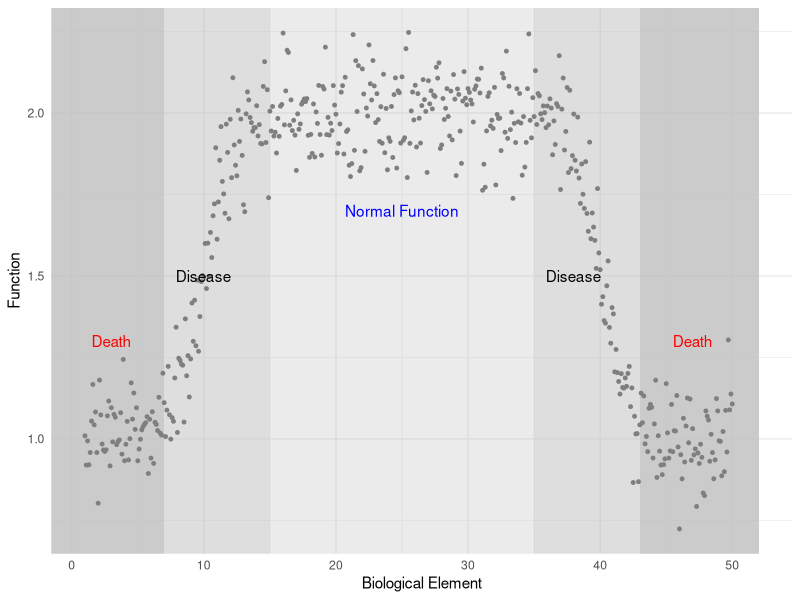
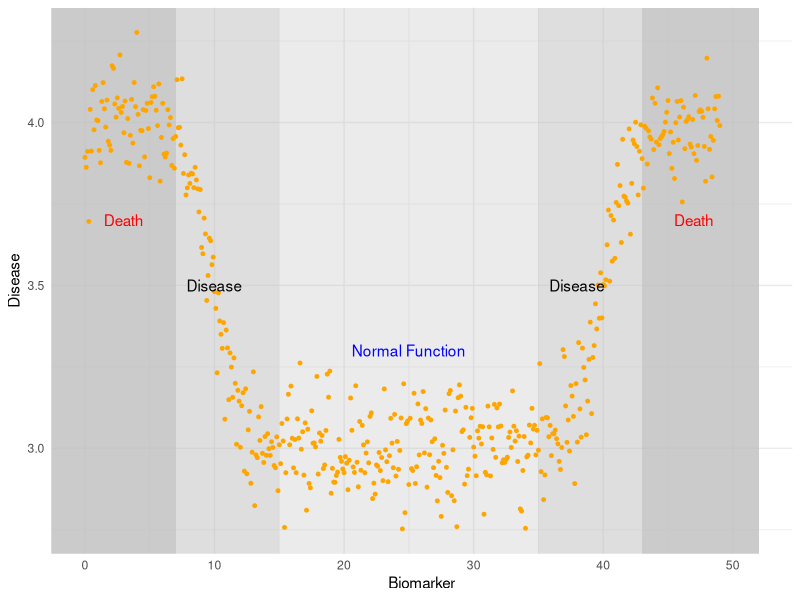
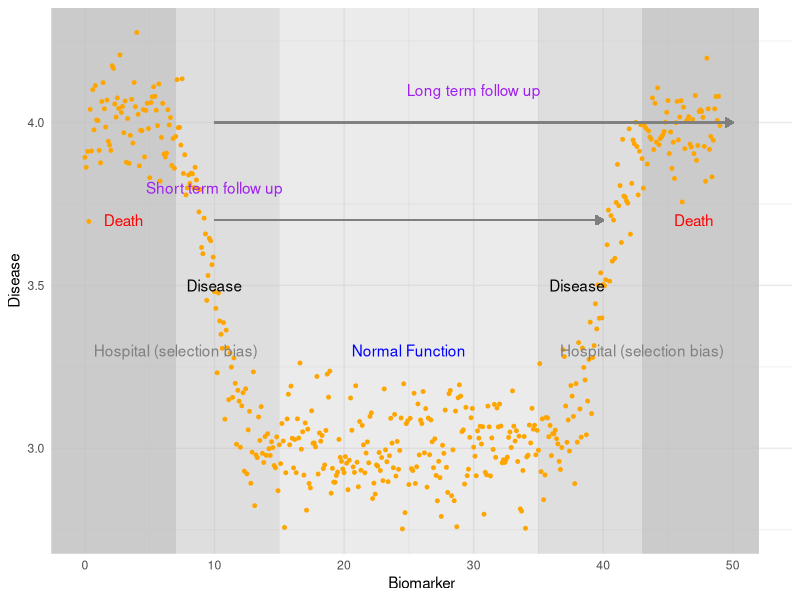
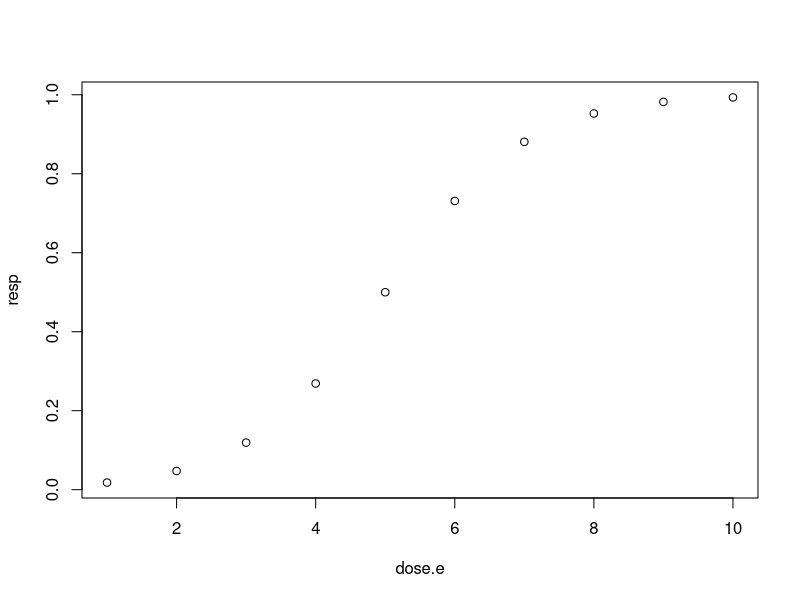
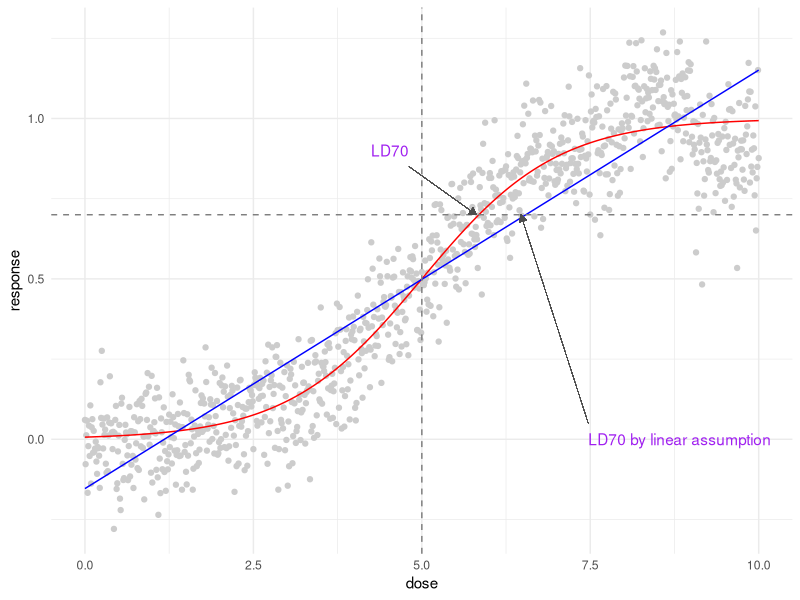
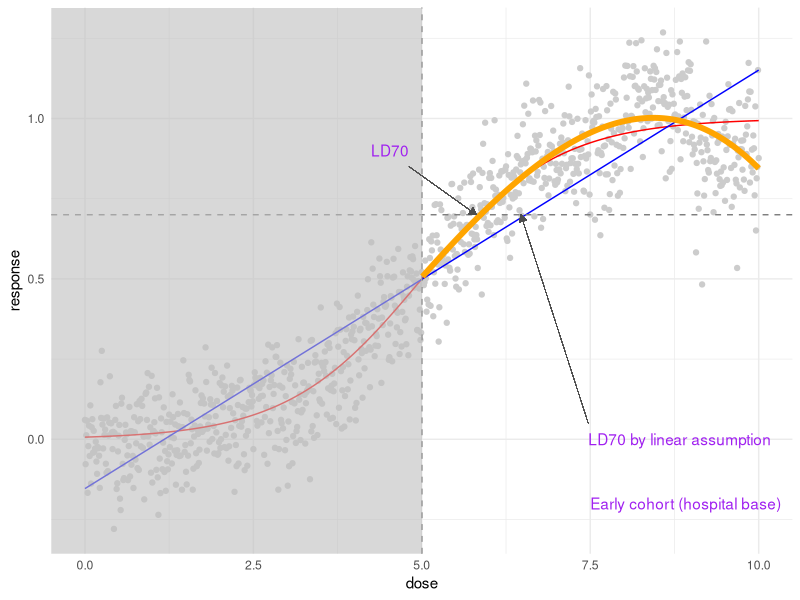
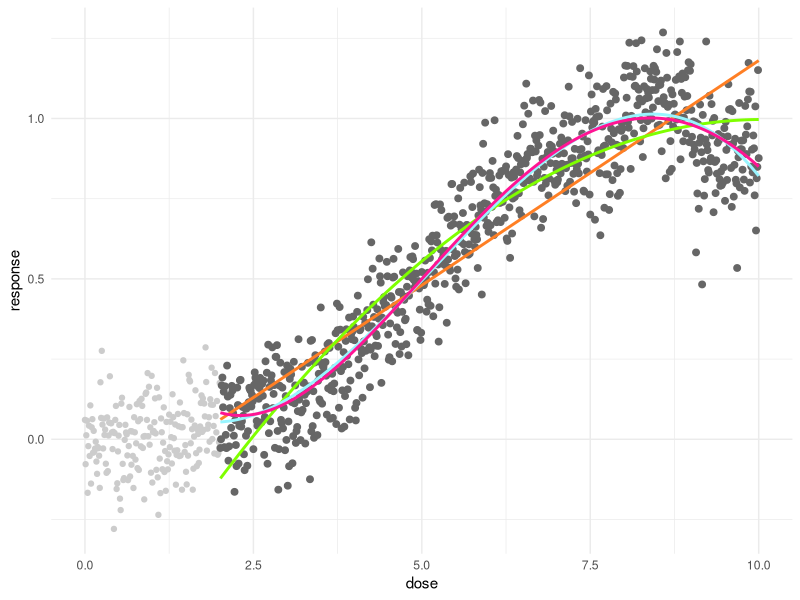
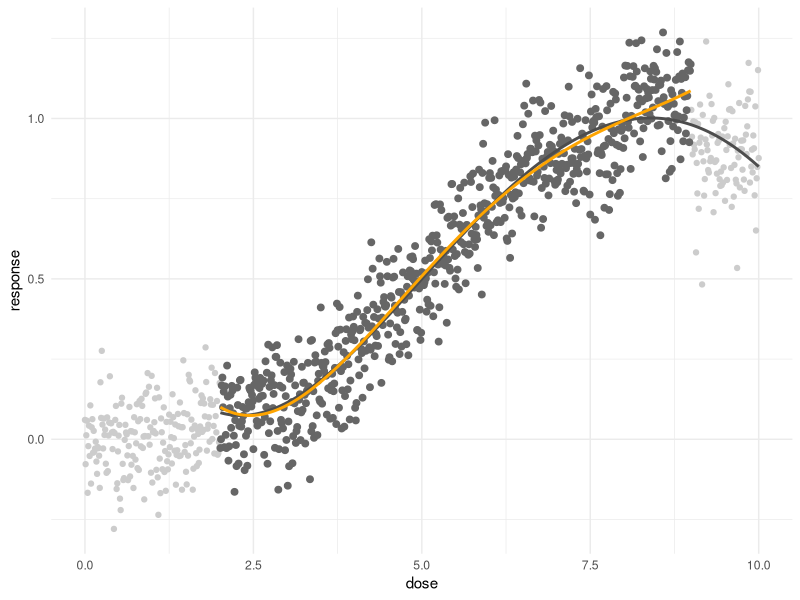

Here is the R script that generated these plots, in order:
## ---- chunk 1
knitr::opts_chunk$set(message = FALSE, warning = FALSE)
## ---- chunk 2
if(!require(tidyverse)) install.packages("tidyverse")
if(!require(ggplot2)) install.packages("ggplot2")
if(!require(knitr)) install.packages("knitr")
if(!require(kableExtra)) install.packages("kableExtra")

## ---- chunk 3
trace.e <- seq(1,50, by=0.1)
#normal range = 15~35
trace.e.h=function (x) {
  ifelse(x<20, 1/(1+exp(-x+10)),
         ifelse(x<30, rnorm(1, 1/(1+exp(-19)), 0.01), 
                1/(1+exp(-19))-1/(1+exp(40-x))
                )
        )
  }
hstatus<-trace.e.h(trace.e)+rnorm(length(trace.e), 1, 0.1)
basic = tibble(trace.e, hstatus)
## ---- chunk 4
basic %>%
  ggplot(aes(x= trace.e, y = hstatus)) +
  scale_x_continuous(name="Biological Element") +
  scale_y_continuous(name="Function") +
  theme_minimal()+
  geom_rect(data=basic[1,],aes(xmin=-Inf, xmax=7 , ymin=-Inf, ymax=Inf), fill= 'grey', alpha=0.8) +
  geom_rect(data=basic[1,],aes(xmin=7,    xmax=15, ymin=-Inf, ymax=Inf), fill= 'grey', alpha=0.5) +
  geom_rect(data=basic[1,],aes(xmin=15,   xmax=35, ymin=-Inf, ymax=Inf), fill= 'grey', alpha=0.3) +
  geom_rect(data=basic[1,],aes(xmin=35,   xmax=43, ymin=-Inf, ymax=Inf), fill= 'grey', alpha=0.5) +
  geom_rect(data=basic[1,],aes(xmin=43,   xmax=52, ymin=-Inf, ymax=Inf), fill= 'grey', alpha=0.8) +
  geom_point(size=1, color = 'grey50') +
  annotate(geom="text", x=c(3,47),  y=c(1.3, 1.3), label="Death",    color="red") +
  annotate(geom="text", x=c(10,38), y=c(1.5, 1.5), label="Disease",  color="black") +
  annotate(geom="text", x=25,       y=1.7,         label="Normal Function",color="blue") 

## ---- chunk 5
basic = basic %>% 
  mutate(disease = -1*hstatus+5, 
         exp.b   = -1*trace.e +50) 

fig1 = basic  %>%
  ggplot(aes(x= exp.b, y = disease))+
  theme_minimal()+
  scale_x_continuous(name="Biomarker") +
  scale_y_continuous(name="Disease") +
  geom_rect(data=basic[1,],aes(xmin=-Inf, xmax=7 , ymin=-Inf, ymax=Inf), fill= 'grey', alpha=0.8) +
  geom_rect(data=basic[1,],aes(xmin=7,    xmax=15, ymin=-Inf, ymax=Inf), fill= 'grey', alpha=0.5) +
  geom_rect(data=basic[1,],aes(xmin=15,   xmax=35, ymin=-Inf, ymax=Inf), fill= 'grey', alpha=0.3) +
  geom_rect(data=basic[1,],aes(xmin=35,   xmax=43, ymin=-Inf, ymax=Inf), fill= 'grey', alpha=0.5) +
  geom_rect(data=basic[1,],aes(xmin=43,   xmax=52, ymin=-Inf, ymax=Inf), fill= 'grey', alpha=0.8) +
  geom_point(size=1, color = 'orange') +
  annotate(geom="text", x=c(3,47),  y=c(3.7, 3.7), label="Death",    color="red") +
  annotate(geom="text", x=c(10,38), y=c(3.5, 3.5), label="Disease",  color="black") +
  annotate(geom="text", x=25,       y=3.3,         label="Normal Function",color="blue") 
fig1

## ---- chunk 6
fig1 +
  annotate(geom="text", x=c(7, 43),  y=c(3.3, 3.3), label="Hospital (selection bias)",  color="grey50") +
  annotate(geom="text", x=c(10),  y=c(3.8), label="Short term follow up",  color="purple") +
  geom_segment(aes(x=10, xend=40, y=3.7, yend=3.7), size = 0.5, color='grey50',
               arrow = arrow(length = unit(0.2, "cm"), type = "closed")) +
  annotate(geom="text", x=c(30),  y=c(4.1), label="Long term follow up",  color="purple") +
  geom_segment(aes(x=10, xend=50, y=4, yend=4), size = 0.5, color='grey50',
               arrow = arrow(length = unit(0.2, "cm"), type = "closed"))

## ---- chunk 7
sigmoid.f = function(x){
  1/(1+exp(5-x))
}

df = tibble(
dose.e = c(1:10),  
resp   = sigmoid.f(dose.e)
)
df %>% kbl() %>%
  kable_paper("hover", full_width = F)
plot(df)
## ---- chunk 8
set.seed(50)
x<-seq(0, 10, 0.01)
y<-sigmoid.f(x)+rnorm(length(x), mean=0, sd=0.1)
pb<-c(rnorm(500, 0, 0.001), rnorm(300, 0, 0.01), rnorm(100, 0.1, 0.05),rnorm(101, -0.1, 0.05))
resp = y + pb
ld70.sm = x[which( sigmoid.f(x) >0.69 & sigmoid.f(x) < 0.71)] %>% min(.)
ld70.sm
mod1<-glm(resp ~ poly(x, 1))
pred1<-predict(mod1)
ld70.lm = x[which(pred1 >0.69 & pred1 <0.71)] %>% min(.)
ld70.lm

df = tibble(dose = x, response= resp)
df %>%
  ggplot(aes(x=dose, y=response)) +
  geom_point(color = 'grey80') + theme_minimal()+
  geom_line(aes(y= sigmoid.f(dose)), color ='red') +
  geom_line(aes(y= predict(lm(response ~ poly(dose, 1)))), color ='blue') +
  geom_vline(xintercept =   5, linetype=2, color='grey50') +
  geom_hline(yintercept = 0.7, linetype=2, color='grey50') +
  annotate(geom="text", x=ld70.sm -1,  y=0.9, label="LD70",  
           color="purple", hjust=1) +
  geom_segment(aes(x=ld70.sm -1, xend=ld70.sm, y=0.85, yend=0.7), size = 0.1, color='grey30',
               arrow = arrow(length = unit(0.2, "cm"), type = "closed")) +
  annotate(geom="text", x=ld70.lm +1,  y=0.0, label="LD70 by linear assumption",  
           color="purple", hjust=0) +
  geom_segment(aes(x=ld70.lm +1, xend=ld70.lm, y=0.05, yend=0.7), size = 0.1, color='grey30',
               arrow = arrow(length = unit(0.2, "cm"), type = "closed"))
## ---- chunk 9
early_cohort = df %>% filter(dose > 5)

df %>%
  ggplot(aes(x=dose, y=response)) +
  geom_point(color = 'grey80') + theme_minimal()+
  geom_line(aes(y= sigmoid.f(dose)), color ='red') +
  geom_line(aes(y= predict(lm(response ~ dose))), color ='blue') +
  geom_vline(xintercept =   5, linetype=2, color='grey50') +
  geom_hline(yintercept = 0.7, linetype=2, color='grey50') +
  ## add 1 
  annotate(geom="text", x=c(7.5),  y=c(-0.2), 
           label="Early cohort (hospital base)",  color="purple", hjust=0) +
  geom_rect(data=df[1,],aes(xmin=-Inf,   xmax=5, ymin=-Inf, ymax=Inf), 
            fill= 'grey', alpha=0.6) +
  geom_line(data= early_cohort,
              aes(y= predict(lm(response ~ poly(dose,3)))), color ='orange', size = 2) +
   annotate(geom="text", x=ld70.sm -1,  y=0.9, label="LD70",  
           color="purple", hjust=1) +
  geom_segment(aes(x=ld70.sm -1, xend=ld70.sm, y=0.85, yend=0.7), size = 0.1, color='grey30',
               arrow = arrow(length = unit(0.2, "cm"), type = "closed")) +
  annotate(geom="text", x=ld70.lm +1,  y=0.0, label="LD70 by linear assumption",  
           color="purple", hjust=0) +
  geom_segment(aes(x=ld70.lm +1, xend=ld70.lm, y=0.05, yend=0.7), size = 0.1, color='grey30',
               arrow = arrow(length = unit(0.2, "cm"), type = "closed"))



  
## ---- chunk 10
# subcohort 2nd phase (1st phase is hospital base cohort)
s2c <- df %>% filter(dose >2)
s2m1<-lm(data=s2c, response ~ poly(dose, 1))
s2m2<-lm(data=s2c, response ~ poly(dose, 2))
s2m3<-lm(data=s2c, response ~ poly(dose, 3))
s2m4<-lm(data=s2c, response ~ poly(dose, 4))

df %>%
  ggplot(aes(x=dose, y=response)) +
  geom_point(color = 'grey80') + theme_minimal()+
  geom_point(data=s2c, color = 'grey40', size =2   ) +
  geom_line(data=s2c, aes(y=predict(s2m1)), color = 'chocolate1', size = 1) +
  geom_line(data=s2c, aes(y=predict(s2m2)), color = 'chartreuse1', size = 1) +
  geom_line(data=s2c, aes(y=predict(s2m3)), color = 'cadetblue1', size = 1) +
  geom_line(data=s2c, aes(y=predict(s2m4)), color = 'deeppink1', size = 1) 

## ---- chunk 11
anova(s2m1, s2m2, s2m3, s2m4) 
## ---- chunk 12
s3c <- df %>% filter(dose >2) %>% filter(dose <9)
s3m1<-lm(data=s3c, response ~ poly(dose, 1))
s3m2<-lm(data=s3c, response ~ poly(dose, 2))
s3m3<-lm(data=s3c, response ~ poly(dose, 3))
s3m4<-lm(data=s3c, response ~ poly(dose, 4))

df %>%
  ggplot(aes(x=dose, y=response)) +
  geom_point(color = 'grey80') + theme_minimal()+
  geom_point(data=s3c, color = 'grey40', size =2   ) +
  #geom_line(data=s2c, aes(y=predict(s2m1)), color = 'grey30', size = 1) +
  geom_line(data=s2c, aes(y=predict(s2m4)), color = 'grey30', size = 1) +
  #geom_line(data=s3c, aes(y=predict(s3m1)), color = 'orange', size = 1) 
  geom_line(data=s3c, aes(y=predict(s3m4)), color = 'orange', size = 1) 

df %>%
  ggplot(aes(x=dose, y=response)) +
  geom_point(color = 'grey80') + theme_minimal()+
  geom_point(data=s3c, color = 'grey40', size =2   ) +
  geom_line(data=s2c, aes(y=predict(s2m1)), color = 'grey30', size = 1) +
  #geom_line(data=s2c, aes(y=predict(s2m4)), color = 'grey30', size = 1) +
  geom_line(data=s3c, aes(y=predict(s3m1)), color = 'orange', size = 1) 
  #geom_line(data=s3c, aes(y=predict(s3m4)), color = 'orange', size = 1) 

## ---- chunk 13
library(gam)
######전체 자료 실습
s4c = df %>% filter(dose <9)
s4m1<-lm(data=s4c, response ~ poly(dose, 1))
s4m3<-lm(data=s4c, response ~ poly(dose, 3))
s4ms<-lm(data=s4c, response ~ sigmoid.f(dose-5))
s4mg<-gam(data=s4c, response ~ s(dose, 20))
anova(s4m1, s4m3, s4ms, s4mg)

df %>%
  ggplot(aes(x=dose, y=response)) +
  geom_point(color = 'grey80') + theme_minimal()+
  geom_point(data=s4c, color = 'grey40', size =2   ) +
  geom_line(data=s4c, aes(y=predict(s4m1)), color = 'grey10', size = 1) +
  geom_line(data=s4c, aes(y=predict(s4m3)), color = 'grey30', size = 1) +
  geom_line(data=s4c, aes(y=predict(s4ms)), color = 'deepskyblue', size = 1) +
  geom_line(data=s4c, aes(y=predict(s4mg)), color = 'orange', size = 1) 



## ---- chunk 14
set.seed(0)
dose <- seq(0,10, 0.1)
length(dose)
pb<-c(rnorm(50, 0, 0.001), rnorm(30, 0, 0.01), rnorm(10, 0.1, 0.05),rnorm(11, -0.1, 0.05))
resp <-1/(1+exp(-(dose-5)))+rnorm(length(dose), 0, 0.1)+pb

plot(dose, resp, xlab='Dose', ylab='Response', cex.lab=1.5, cex.axis=1.5, cex.main=1.5, cex.sub=1.5)



cohort<-data.frame(dose, resp, pb)

## ---- chunk 15
cpdose <- ifelse(dose -1 >0, dose -1, 0)
cpm <- glm(resp ~ dose + cpdose)
summary(cpm)$aic
## ---- chunk 16
cpdose <- ifelse(dose -5 >0, dose -5, 0)
cpm <- glm(resp ~ dose + cpdose)
summary(cpm)$aic
## ---- chunk 17
thr_fun <- function(thres){
cpdose <- ifelse(dose - thres >0, dose - thres, 0)
cpm    <- glm(resp ~ dose + cpdose)
aic    <- summary(cpm)$aic
data.frame(
  'threshold' = thres,
  'aic'       = aic)
}

## ---- chunk 18
# 이게 어떤 의미 일까요?
dose[which(dose == 1):which(dose == 5)]
## ---- chunk 19
simul_list <- list()
simul_list <- lapply(dose[which(dose ==1):which(dose ==5)],                     thr_fun
                     )
## ---- chunk 20
simul_dat <- do.call(rbind, simul_list)
## ---- chunk 21
library(ggplot2)
opt.thres <- simul_dat$threshold[which.min(simul_dat$aic)]

simul_dat %>%
  ggplot(aes(x = threshold, y = aic)) +
  geom_line() +
  geom_vline(xintercept = opt.thres) +
  geom_text(x = opt.thres + 0.8, y = -90, color = 'red', 
            label = paste0(round(opt.thres, 3), '점에서 최소 AIC를 보입니다.' )) +
  theme_minimal()
  
## ---- chunk 22
thres = 2.1
f_cpdose <- ifelse(dose - thres >0, dose - thres, 0)
f_cpm    <- glm(resp ~ dose + f_cpdose)
## ---- chunk 23
prepwlm <- predict(f_cpm)
scaleFUN <- function(x) sprintf("%.2f", x)
cohort %>%
  ggplot(aes(x= dose, y = resp)) +
  geom_point() +
  theme_minimal() +
  scale_y_continuous(labels = scaleFUN) +
  geom_line(aes(y = prepwlm), color ='red')
## ---- chunk 24
thres = 2.1
f_cpdose <- ifelse(dose - thres >=0, dose - thres, 0)
f_predose <- ifelse(dose - thres <=0, 0, dose - thres )
f_cpm    <- glm(resp ~ f_predose + f_cpdose)
## ---- chunk 25
prepwlm <- predict(f_cpm)
scaleFUN <- function(x) sprintf("%.2f", x)
cohort %>%
  ggplot(aes(x= dose, y = resp)) +
  geom_point() +
  theme_minimal() +
  scale_y_continuous(labels = scaleFUN) +
  geom_line(aes(y = prepwlm), color ='red')
